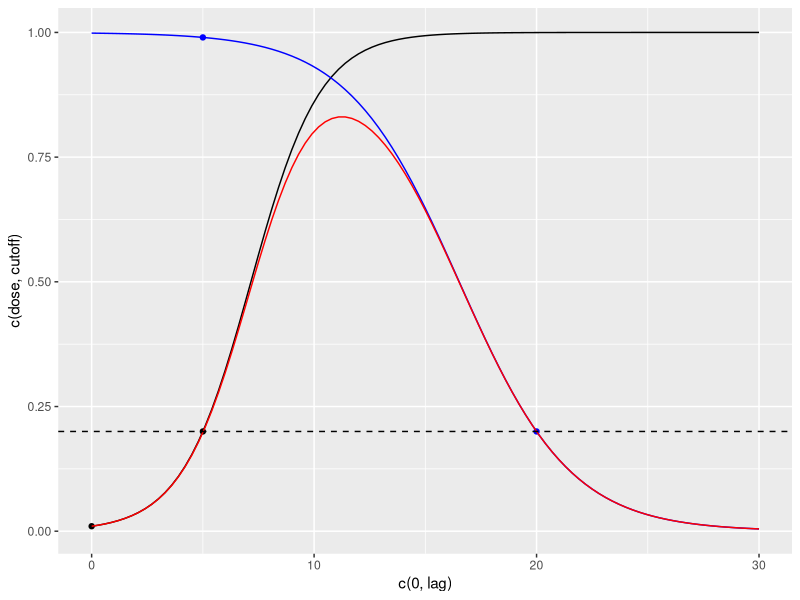
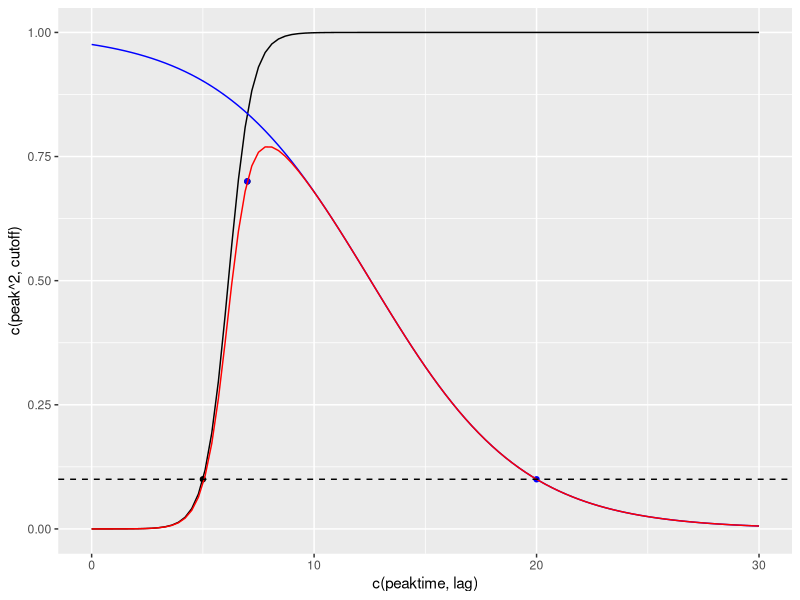
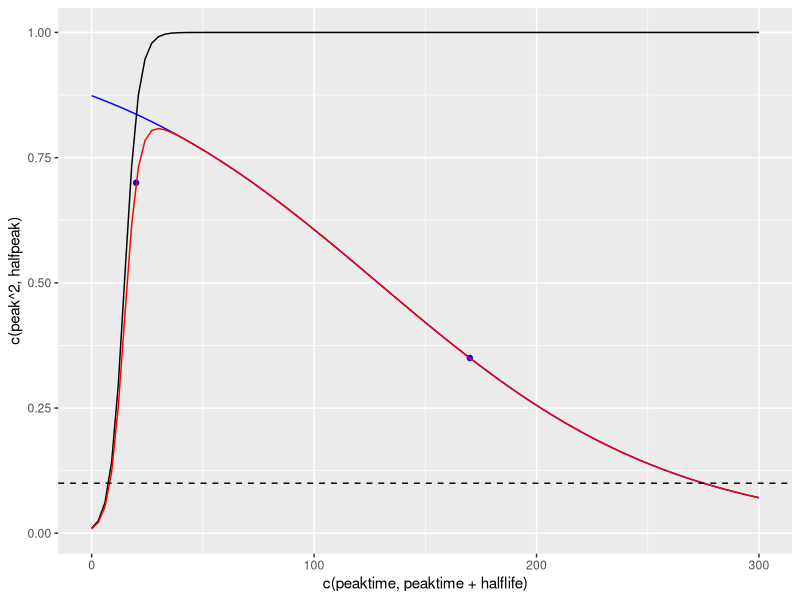
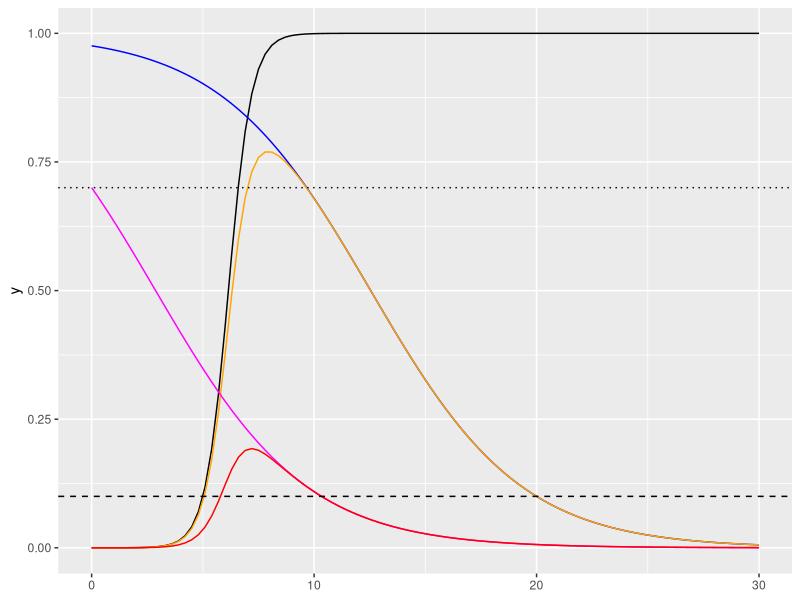
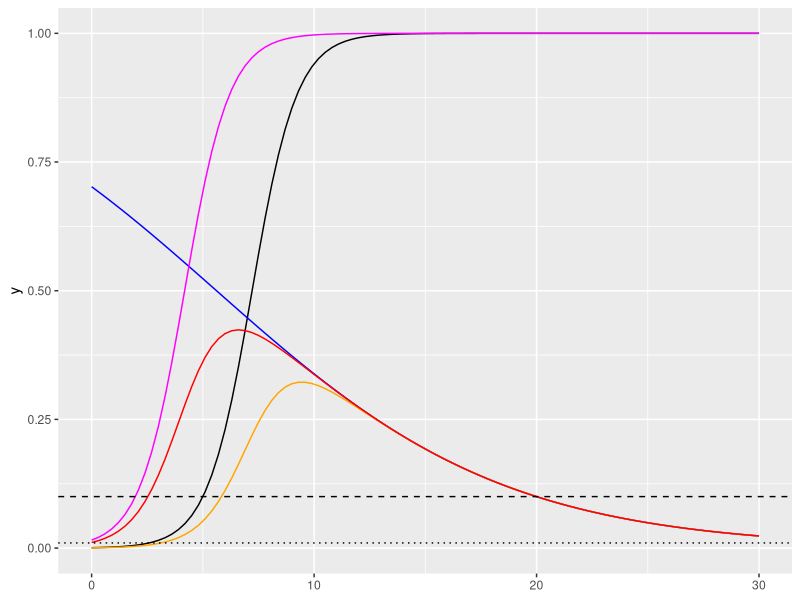

R code for these plots, in order:
## ---- chunk 1
library(tidyverse)
## ---- chunk 2



infer_params = function(x1,y1,x2,y2) {
  r = (log((1-y2)/y2) - log((1-y1)/y1))/(x1 - x2)
  s = 1/r * log((1-y1)/y1) + x1
  return(list(r=r,s=s))
}

f = function(x,r=params$r,s=params$s, params = infer_params(0,0.01,5,0.1)) {
  return(1/(1+exp(-r*(x-s))))
}
## ---- chunk 3
lag = 5
duration = 15
dose = 0.01
cutoff = 0.2

ggplot2::ggplot()+
  ggplot2::geom_function(fun=~f(.x, params = infer_params(0,dose,lag,cutoff)))+
  geom_point(mapping=aes(x=c(0,lag),y=c(dose,cutoff)))+
  ggplot2::geom_function(fun=~1-f(.x, params = infer_params(lag,dose,lag+duration,1-cutoff)),colour="blue")+
  geom_point(mapping=aes(x=c(lag,lag+duration),y=c(1-dose,cutoff)),colour="blue")+
  ggplot2::geom_function(fun=~f(.x, params = infer_params(0,dose,lag,cutoff)) * (1-f(.x, params = infer_params(lag,dose,lag+duration,1-cutoff))),colour="red")+
  geom_hline(yintercept=cutoff,linetype="dashed")+
  xlim(0,30)
  

## ---- chunk 4
lag = 5
duration = 15
cutoff = 0.1
peak = 0.7
peaktime = 7

peak=sqrt(peak)

ggplot2::ggplot()+
  ggplot2::geom_function(fun=~f(.x, params = infer_params( lag,cutoff,peaktime, peak )))+
  geom_point(mapping=aes(x=c(peaktime,lag),y=c(peak^2,cutoff)))+
  ggplot2::geom_function(fun=~1-f(.x, params = infer_params(peaktime, 1-peak, lag+duration,1-cutoff)),colour="blue")+
  geom_point(mapping=aes(x=c(peaktime,lag+duration),y=c(peak^2,cutoff)),colour="blue")+
  ggplot2::geom_function(fun=~f(.x, params = infer_params( lag,cutoff,peaktime,peak)) * (1-f(.x, params = infer_params(peaktime,1-peak,lag+duration,1-cutoff))),colour="red")+
  geom_hline(yintercept=cutoff,linetype="dashed")+
  xlim(0,30)
  

## ---- chunk 5
halflife = 150
initial = 0.01
peak = 0.7
peaktime = 20

halfpeak = peak/2
peak=sqrt(peak)


ggplot2::ggplot()+
  ggplot2::geom_function(fun=~f(.x, params = infer_params( 0,initial, peaktime, peak )))+
  ggplot2::geom_function(fun=~1-f(.x, params = infer_params(peaktime, 1-peak, peaktime+halflife, 1-halfpeak)),colour="blue")+
  geom_point(mapping=aes(x=c(peaktime,peaktime+halflife), y=c(peak^2,halfpeak)),colour="blue")+
  ggplot2::geom_function(fun=~f(.x, params = infer_params( 0,initial,peaktime,peak)) * (1-f(.x, params = infer_params(peaktime,1-peak,peaktime+halflife, 1-halfpeak))),colour="red")+
  geom_hline(yintercept=cutoff,linetype="dashed")+
  xlim(0,300)
  

## ---- chunk 6
lag = 5
duration = 15
cutoff = 0.1
peak = 0.7
peaktime = 7
peak=sqrt(peak)
immunity = 0.3

grow = infer_params( lag,cutoff,peaktime, peak )
decay = infer_params(peaktime, 1-peak, lag+duration,1-cutoff)

# so the 
inv_f = function(y,r,s) { 
  return(s - log((1-y)/y) / r)
}

adj_time = inv_f(immunity, decay$r, decay$s)

f(0, r = grow$r, s=grow$s )
inv_f(0.01,r = grow$r, s=grow$s )

peak=sqrt(peak)


ggplot2::ggplot()+
  ggplot2::geom_function(fun=~f(.x, r = grow$r, s=grow$s ))+
  ggplot2::geom_function(fun=~1-f(.x, r=decay$r, s= decay$s),colour="blue")+
  ggplot2::geom_function(fun=~f(.x, r = grow$r, s=grow$s) * (1-f(.x, r=decay$r, s= decay$s)),colour="orange")+
  ggplot2::geom_function(fun=~1-f(.x, r=decay$r, s= decay$s-adj_time),colour="magenta")+
  ggplot2::geom_function(fun=~f(.x, r = grow$r, s=grow$s) * (1-f(.x, r=decay$r, s= decay$s-adj_time)),colour="red")+
  geom_hline(yintercept=1-immunity,linetype="dotted")+
  geom_hline(yintercept=cutoff,linetype="dashed")+
  xlim(0,30)
  

## ---- chunk 7
lag = 5
duration = 15
cutoff = 0.1
peak = 0.2
peaktime = 7
peak=sqrt(peak)


exposure = 20

grow = infer_params( lag,cutoff,peaktime, peak )


  
decay = infer_params(peaktime, 1-peak, lag+duration,1-cutoff)

# so the 
inv_f = function(y,r,s) { 
  return(s - log((1-y)/y) / r)
}

unitdose = f(0,grow$r, grow$s)
adj_time = inv_f(exposure*unitdose, grow$r, grow$s)



peak=sqrt(peak)


ggplot2::ggplot()+
  ggplot2::geom_function(fun=~f(.x, r = grow$r, s=grow$s ))+
  ggplot2::geom_function(fun=~1-f(.x, r=decay$r, s= decay$s),colour="blue")+
  ggplot2::geom_function(fun=~f(.x, r = grow$r, s=grow$s) * (1-f(.x, r=decay$r, s= decay$s)),colour="orange")+
  ggplot2::geom_function(fun=~f(.x, r=grow$r, s= grow$s-adj_time),colour="magenta")+
  ggplot2::geom_function(fun=~f(.x, r = grow$r, s=grow$s-adj_time) * (1-f(.x, r=decay$r, s= decay$s)),colour="red")+
  geom_hline(yintercept=dose,linetype="dotted")+
  geom_hline(yintercept=cutoff,linetype="dashed")+
  xlim(0,30)
  

